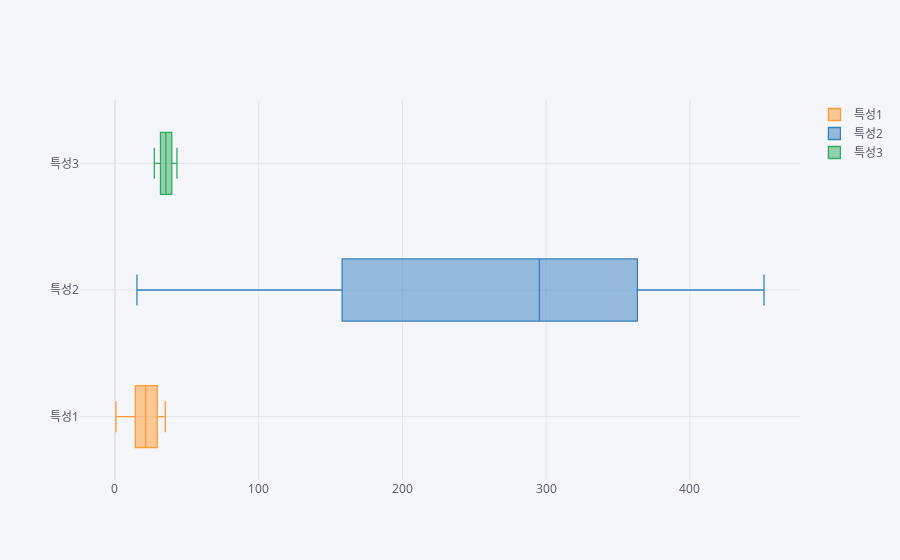

Here is the notebook cell this chart was saved with:
### Code cell
X_scaled_df.iplot(kind='box', orientation='h')
